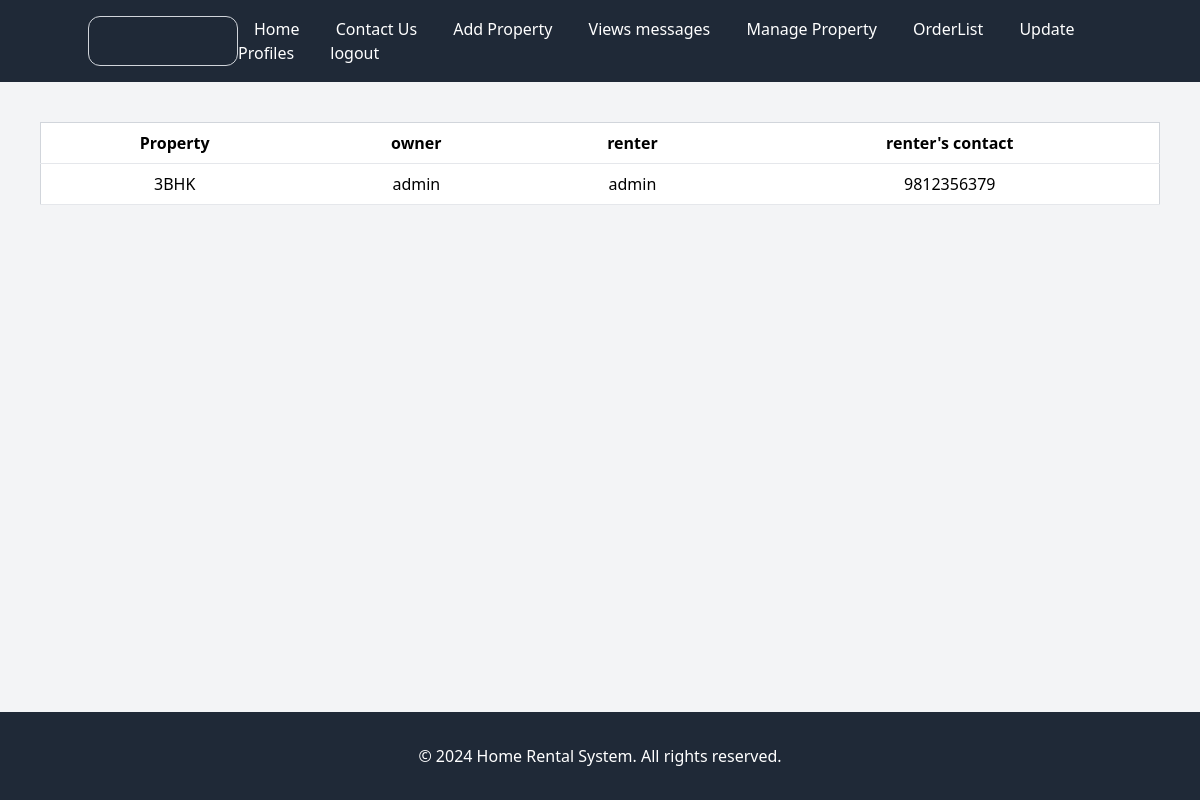
/orderlist/ (signed in), run on the app's committed database.
### core/models.py (models this page shows, shortened)
class BookProperty(models.Model):
    owner = models.ForeignKey(User,on_delete = models.CASCADE,related_name = "owner")
    renter = models.ForeignKey(User,on_delete = models.CASCADE,related_name = "renter")
    property = models.ForeignKey(Property,on_delete = models.CASCADE)
    renter_phone =models.CharField(max_length = 200,null = True,blank = True)

class Property(models.Model):
    owner = models.ForeignKey(User,on_delete = models.CASCADE)
    title = models.CharField(max_length=255)
    location = models.CharField(max_length=255)
    description = models.TextField()
    price = models.DecimalField(max_digits=10, decimal_places=2)
    bedrooms = models.PositiveIntegerField()
    bathrooms = models.PositiveIntegerField()
    image = models.ImageField(upload_to='img')
    available_for_rent = models.BooleanField(default=False)

### core/views.py (the view)
# urls.py: path('orderlist/',views.orderlist,name = "orderlist"),
def orderlist(request):
    orders = BookProperty.objects.filter(owner = request.user)
    return render(request,'orderlist.html',{'orders':orders})

### templates/orderlist.html
{%extends 'base.html'%}
{%block content%}
<div class="overflow-x-auto p-10">
    <table class="  min-w-full bg-white border border-gray-300">
        <thead>
            <tr>
                <th class="py-2 px-4 border-b ">Property</th>
                <th class="py-2 px-4 border-b ">owner</th>
                <th class="py-2 px-4 border-b ">renter</th>
                <th class="py-2 px-4 border-b ">renter's contact</th>
            </tr>
        </thead>
        <tbody>
            {%for order in orders%}
            <tr>
                <td class="py-2 px-4 border-b text-center">{{order.property.title}}</td>
                <td class="py-2 px-4 border-b text-center">{{order.owner}}</td>
                <td class="py-2 px-4 border-b text-center">{{order.renter}}</td>
                <td class="py-2 px-4 border-b text-center">
                    {{order.renter_phone}}
                </td>
            </tr>
            {%endfor%}
        </tbody>
    </table>
</div>
{%endblock content%}

### data on the page
BookProperty: property "3BHK", owner "admin", renter "admin", renter_phone "9812356379"
